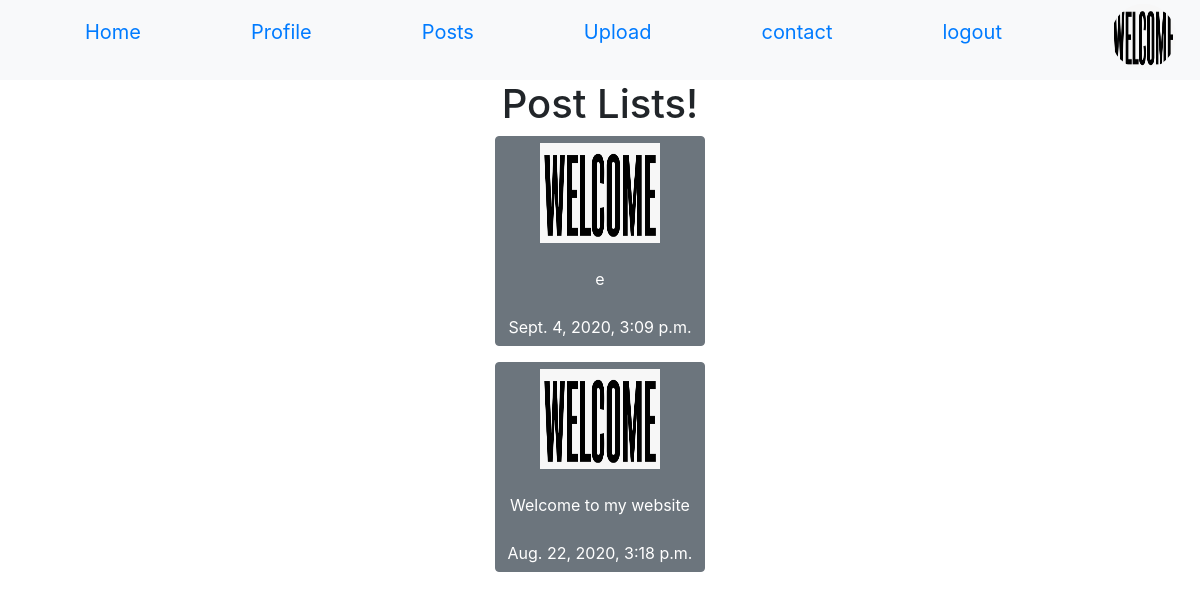
The app's page /prev/ (signed in) with its own data.
### Accounts/models.py (models this page shows)
class Profile(models.Model):
    user = models.OneToOneField(User, on_delete=models.CASCADE,related_name='Profile',null = True)
    description = models.CharField(max_length=400, blank = True)
    image = models.ImageField(upload_to = 'profile_photo/',default = 'default.png')
    city = models.CharField(max_length=400, blank = True)

### Upload/models.py (models this page shows)
class Uploads(models.Model):
    title = models.CharField(max_length=50)
    content = models.TextField()
    code = models.TextField(default=True)
    time = models.DateTimeField(default=timezone.now)
    preview_img = models.ImageField(default = 'default.png', upload_to="preview_photo/")

### Pages/views.py (the view)
# urls.py: path('prev/', preview.as_view()),
class preview(LoginRequiredMixin,ListView):
    login_url = '/not/prev/'
    redirect_field_name = 'redirect_to'
    model = Uploads
    template_name = 'Posts/preview.html'
    context_object_name = 'posts'
    ordering = ['-time']
    def get_context_data(self, **kwargs):
        data = super(preview, self).get_context_data(**kwargs)
        data['profile'] = Profile.objects.get(user=self.request.user)
        data['posts'] = Uploads.objects.order_by('-time')
        return data
    def get_queryset(self):
         profile = Profile.objects.get(user=self.request.user)
         posts = Uploads.objects.all()
         queryset = {
              'profile': Profile.objects.get(user=self.request.user),'posts': Uploads.objects.order_by('-time')
          }
         return queryset

### Pages/Templates/Posts/preview.html (shortened to what this page needs)
<link rel="stylesheet" href="https://stackpath.bootstrapcdn.com/bootstrap/4.4.1/css/bootstrap.min.css">
{% extends 'Base/base.html' %}
{% block head %}
<h1 class = "text-center">Post Lists!</h1>
<center>{% for post in posts %}
<form action="/post/{{post.id}}/">
    <div class="container-fluid">
    <button class = 'btn btn-secondary' type="submit"> <img  src = "{{post.preview_img.url}}" width="120" height="100"/><br><br>{{post.title}}<br><br>{{post.time}}</button>
    </div>
</form>
{% endfor %}
</center>
{% endblock %}

### Pages/Templates/Base/base.html (shortened to what this page needs)
<link rel="stylesheet" href="https://stackpath.bootstrapcdn.com/bootstrap/4.4.1/css/bootstrap.min.css">
<ul class="nav justify-content-center navbar-light bg-light">
      <li class="nav-item px-2 py-2 ml-auto">
<form action="/">
    <button class = 'btn btn-link btn-lg' type="submit">Home</button>
</form>
      </li>
    <li class="nav-item px-2 py-2 ml-auto">
<form action="/account/profile/">
    <button class = 'btn btn-link btn-lg' type="submit">Profile</button>
</form>
       </li>
      <li class="nav-item px-2 py-2 ml-auto">
<form action="/prev/">
    <button class = 'btn btn-link btn-lg' type="submit">Posts</button>
</form>
      </li>
    <li class="nav-item px-2 py-2 ml-auto">
<form action="/upload/">
    <button class = 'btn btn-link btn-lg' type="submit">Upload</button>
</form>
  </li>
            <li class="nav-item px-2 py-2 ml-auto">
<form action="/contact/">
    <button class = 'btn btn-link btn-lg' type="submit">contact</button>
</form>
  </li>
        <li class="nav-item px-2 py-2 ml-auto">
<form action="/logout/">
    <button class = 'btn btn-link btn-lg' type="submit">logout</button>
</form>
  </li>
    <li class="nav-item px-4 py-1 ml-auto">
    <img  class="rounded-circle" src = "{{ profile.image.url }}" width="65" height="65"/>
</li>
</ul>
{% block head %}
{% endblock %}

### records on screen
Profile: image (picture)
Uploads: preview_img (picture), title "e", time "Sept. 4, 2020, 3:09 p.m."
Uploads: preview_img (picture), title "Welcome to my website", time "Aug. 22, 2020, 3:18 p.m."
